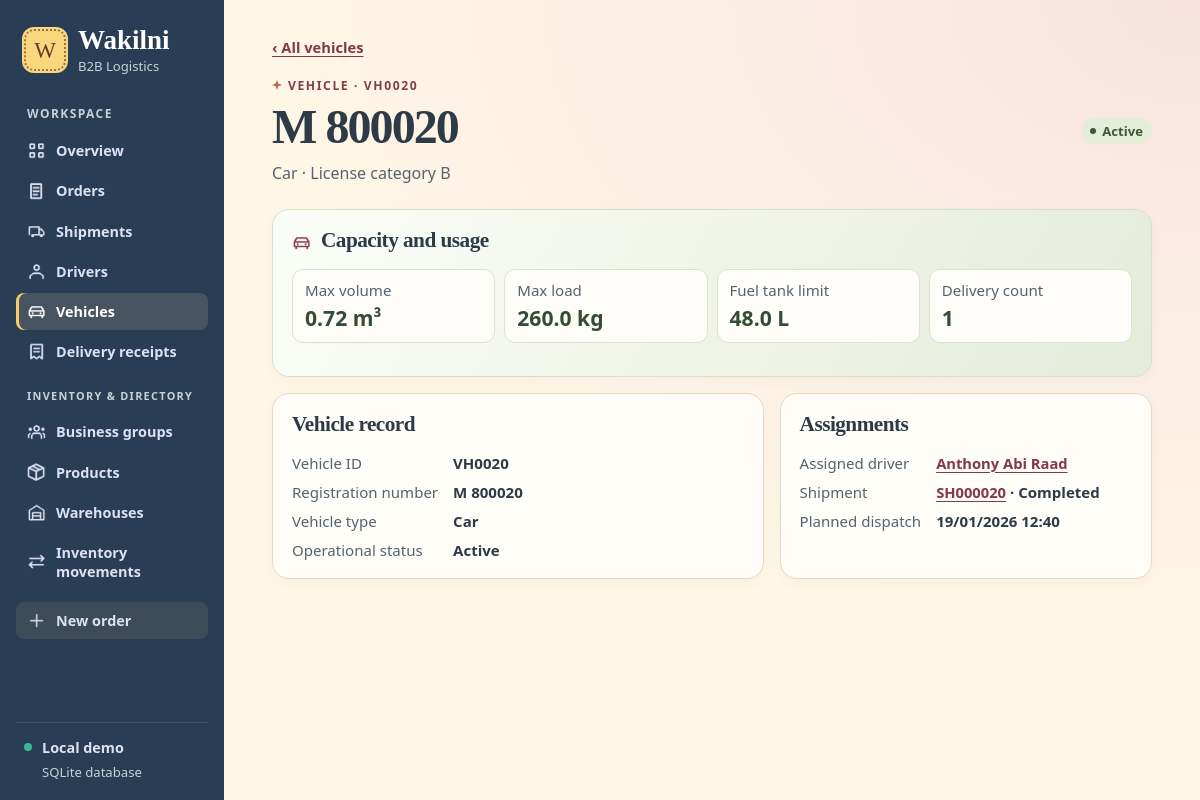
Page /vehicles/VH0020 on the committed database.
### tables this page shows
CREATE TABLE "Vehicle" (
    "vehicleID" TEXT NOT NULL CHECK (length(vehicleID) BETWEEN 1 AND 6 AND vehicleID GLOB 'VH[0-9][0-9][0-9][0-9]' AND length(vehicleID) = 6),
    "vehicleRegistrationNo" TEXT NOT NULL CHECK (length(vehicleRegistrationNo) BETWEEN 1 AND 8 AND vehicleRegistrationNo GLOB '[A-Z] [0-9][0-9][0-9][0-9][0-9][0-9]' AND length(vehicleRegistrationNo) = 8),
    "vehicleType" TEXT NOT NULL CHECK (vehicleType IN ('Motorcycle', 'Car', 'Van', 'Truck')),
    "maxVehicleCapacity" REAL NOT NULL CHECK (maxVehicleCapacity BETWEEN 0.01 AND 999999.99 AND maxVehicleCapacity = round(maxVehicleCapacity, 2)) CHECK (typeof(maxVehicleCapacity) IN ('integer', 'real', 'null')),
    "maxVehicleWeight" REAL NOT NULL CHECK (maxVehicleWeight BETWEEN 0.01 AND 999999.99 AND maxVehicleWeight = round(maxVehicleWeight, 2)) CHECK (typeof(maxVehicleWeight) IN ('integer', 'real', 'null')),
    "maxFuelLimit" REAL NOT NULL CHECK (maxFuelLimit BETWEEN 0.01 AND 999999.99 AND maxFuelLimit = round(maxFuelLimit, 2)) CHECK (typeof(maxFuelLimit) IN ('integer', 'real', 'null')),
    "vehicleOperationalStatus" TEXT NOT NULL CHECK (vehicleOperationalStatus IN ('Active', 'In Maintenance', 'Out of Service')),
    "deliveryCount" INTEGER CHECK (deliveryCount BETWEEN 0 AND 999999) CHECK (typeof(deliveryCount) IN ('integer', 'null')),
    PRIMARY KEY (vehicleID),
    UNIQUE (vehicleRegistrationNo)
);

CREATE TABLE "Shipment" (
    "shipmentID" TEXT NOT NULL CHECK (length(shipmentID) BETWEEN 1 AND 8 AND shipmentID GLOB 'SH[0-9][0-9][0-9][0-9][0-9][0-9]' AND length(shipmentID) = 8),
    "plannedDispatchDateAndTime" TEXT NOT NULL CHECK (strftime('%d/%m/%Y %H:%M', substr(plannedDispatchDateAndTime, 7, 4) || '-' || substr(plannedDispatchDateAndTime, 4, 2) || '-' || substr(plannedDispatchDateAndTime, 1, 2) || substr(plannedDispatchDateAndTime, 11), '+0 minutes') IS plannedDispatchDateAndTime),
    "actualDispatchDateAndTime" TEXT CHECK (strftime('%d/%m/%Y %H:%M', substr(actualDispatchDateAndTime, 7, 4) || '-' || substr(actualDispatchDateAndTime, 4, 2) || '-' || substr(actualDispatchDateAndTime, 1, 2) || substr(actualDispatchDateAndTime, 11), '+0 minutes') IS actualDispatchDateAndTime),
    "actualArrivalTime" TEXT CHECK (strftime('%H:%M', actualArrivalTime, '+0 minutes') IS actualArrivalTime),
    "shipmentMethod" TEXT NOT NULL CHECK (shipmentMethod IN ('Standard', 'Express', 'Same-Day', 'Scheduled')),
    "shipmentStatus" TEXT NOT NULL CHECK (shipmentStatus IN ('Planned', 'Dispatched', 'In Transit', 'Completed', 'Cancelled')),
    "driverID" TEXT NOT NULL CHECK (length(driverID) BETWEEN 1 AND 6 AND driverID GLOB 'DR[0-9][0-9][0-9][0-9]' AND length(driverID) = 6),
    "vehicleID" TEXT NOT NULL CHECK (length(vehicleID) BETWEEN 1 AND 6 AND vehicleID GLOB 'VH[0-9][0-9][0-9][0-9]' AND length(vehicleID) = 6),
    PRIMARY KEY (shipmentID),
    FOREIGN KEY (driverID) REFERENCES "Driver" (driverID),
    FOREIGN KEY (vehicleID) REFERENCES "Vehicle" (vehicleID),
    UNIQUE (vehicleID),
    CHECK ((actualDispatchDateAndTime IS NOT NULL) = (shipmentStatus IN ('Dispatched','In Transit','Completed'))),
    CHECK ((actualArrivalTime IS NOT NULL) = (shipmentStatus = 'Completed'))
);

### app.py (the view)
@app.get("/vehicles/<vehicle_id>")
def vehicle_detail(vehicle_id):
    conn = db()
    vehicle = conn.execute(f"SELECT {VEHICLES_FIELDS} {VEHICLES_FROM} WHERE v.vehicleID = ?", (vehicle_id,)).fetchone()
    if vehicle is None:
        abort(404)
    shipment = conn.execute(f"SELECT {SHIPMENTS_FIELDS} {SHIPMENTS_FROM} WHERE s.vehicleID = ?", (vehicle_id,)).fetchone()
    return render_template("vehicle.html", vehicle=vehicle, shipment=shipment, license=LICENSES.get(vehicle["vehicleType"]))

### app.py (called while the page is built, shortened)
@app.before_request
def protect_online_demo():
    password = app.config["DEMO_PASSWORD"]
    if app.config["RENDER_HOSTED"] and len(password) < 12:
        return Response("Set a demo password of at least 12 characters before opening the online site.\n", 503)
    if not password or request.endpoint == "health":
        return None

def db():
    if "db" not in g:
        path = Path(app.config["DATABASE"]).resolve()
        g.db = sqlite3.connect(path.as_uri() + "?mode=rw", uri=True, timeout=5)
        g.db.row_factory = sqlite3.Row
        g.db.execute("PRAGMA foreign_keys = ON")
    return g.db

@app.template_filter("number")
def number(value):
    return f"{value:,}"

### templates/vehicle.html (shortened to what this page needs)
{% extends "base.html" %}
{% from "components.html" import badge %}
{% block content %}
<a class="back" href="{{ url_for('vehicles') }}">‹ All vehicles</a>
<header class="page-head"><div><p class="eyebrow">VEHICLE · {{ vehicle.vehicleID }}</p><h1>{{ vehicle.vehicleRegistrationNo }}</h1>
  <p class="subtitle">{{ vehicle.vehicleType }} · License category {{ license }}</p></div>{{ badge(vehicle.vehicleOperationalStatus) }}</header>
<section class="panel detail storage">
  <h2><span class="icon icon-vehicles" aria-hidden="true"></span> Capacity and usage</h2>
  <dl class="location-grid">
    <div><dt>Max volume</dt><dd>{{ vehicle.maxVehicleCapacity|number }} m³</dd></div>
    <div><dt>Max load</dt><dd>{{ vehicle.maxVehicleWeight|number }} kg</dd></div>
    <div><dt>Fuel tank limit</dt><dd>{{ vehicle.maxFuelLimit|number }} L</dd></div>
    <div><dt>Delivery count</dt><dd>{{ vehicle.deliveryCount|number if vehicle.deliveryCount is not none else '—' }}</dd></div>
  </dl>
</section>
<div class="details-grid section-gap">
  <section class="panel detail"><h2>Vehicle record</h2><dl>
    <dt>Vehicle ID</dt><dd>{{ vehicle.vehicleID }}</dd>
    <dt>Registration number</dt><dd>{{ vehicle.vehicleRegistrationNo }}</dd>
    <dt>Vehicle type</dt><dd>{{ vehicle.vehicleType }}</dd>
    <dt>Operational status</dt><dd>{{ vehicle.vehicleOperationalStatus }}</dd>
  </dl></section>
  <section class="panel detail"><h2>Assignments</h2><dl>
    <dt>Assigned driver</dt><dd>{% if vehicle.driverID %}<a class="text-link" href="{{ url_for('driver_detail', driver_id=vehicle.driverID) }}">{{ vehicle.driverName }}</a>{% else %}Unassigned{% endif %}</dd>
    <dt>Shipment</dt><dd>{% if shipment %}<a class="text-link" href="{{ url_for('shipment_detail', shipment_id=shipment.shipmentID) }}">{{ shipment.shipmentID }}</a> · {{ shipment.shipmentStatus }}{% else %}Unassigned{% endif %}</dd>
    {% if shipment %}<dt>Planned dispatch</dt><dd>{{ shipment.plannedDispatchDateAndTime }}</dd>{% endif %}
  </dl></section>
</div>
{% endblock %}

### templates/components.html (shortened to what this page needs)
{% macro badge(value) %}<span class="badge state-{{ value|lower|replace(' ', '-') }}">{{ value }}</span>{% endmacro %}

### static/style.css (style rules this page uses)
:root { font-family: "Segoe UI", system-ui, sans-serif; color: #2d3a47; background: #fff7e6; --navy: #293e54; --indigo: #93463f; --muted: #546371; --line: #e6d8c5; --surface: #fffdf7; --display: "Playfair Display", Georgia, serif; --script: "Pacifico", "Segoe Print", cursive; font-synthesis: none; }
* { box-sizing: border-box; }
body { margin: 0; min-height: 100vh; display: grid; grid-template-columns: 224px minmax(0, 1fr); background: radial-gradient(ellipse at 100% 0, #f8e3df, transparent 56%), #fff7e6; }
a { color: inherit; }
.page-head { display: flex; justify-content: space-between; gap: 18px; align-items: center; margin-bottom: 24px; }
.eyebrow { font-size: .76rem; font-weight: 750; letter-spacing: .13em; color: #823c4c; margin: 0 0 8px; }
.page-head:not(.hero) .eyebrow::before { content: ""; display: inline-block; width: 10px; height: 10px; margin-right: 6px; background: #ba684a; clip-path: polygon(50% 0, 62% 36%, 100% 50%, 62% 63%, 50% 100%, 37% 63%, 0 50%, 37% 36%); }
h1, h2, p { margin-top: 0; }
h1 { margin-bottom: 9px; font-family: var(--display); font-weight: 680; font-size: clamp(2.18rem, 4vw, 3.2rem); font-variant-numeric: lining-nums; letter-spacing: -.04em; line-height: 1.06; overflow-wrap: anywhere; }
h2 { margin: 0; font: 680 1.33rem/1.22 var(--display); letter-spacing: -.025em; }
.subtitle, .panel-head p { color: var(--muted); margin: 0; line-height: 1.45; }
.metric, .panel { background: var(--surface); border: 1px solid var(--line); border-radius: 17px; box-shadow: 0 4px 14px #623b3609; min-width: 0; }
.overview, .details-grid { display: grid; grid-template-columns: minmax(0, 1.32fr) minmax(0, 1fr); gap: 16px; margin-bottom: 18px; }
.panel + .panel { margin-top: 16px; }
.overview .panel, .details-grid .panel { margin-top: 0; }
.text-link, .record, .back { color: #82384a; font-weight: 700; text-underline-offset: 3px; }
.text-link, .back { font-size: .92rem; }
.back { display: inline-block; margin-bottom: 20px; }
.badge { display: inline-flex; align-items: center; gap: 6px; white-space: nowrap; border-radius: 20px; padding: 4px 9px; background: #e1e8ef; color: #344c61; font-size: .82rem; font-weight: 700; }
.badge::before { content: ""; width: 6px; height: 6px; border-radius: 50%; background: currentColor; }
.state-delivered, .state-completed, .state-active { color: #3d5835; background: #e3edd8; }
.detail { padding: 18px 19px; }
dl { margin: 15px 0 0; display: grid; grid-template-columns: minmax(96px, max-content) 1fr; gap: 9px 15px; font-size: .94rem; }
dt { color: var(--muted); }
dd { margin: 0; overflow-wrap: anywhere; font-weight: 600; }
.icon { width: 1.2rem; height: 1.2rem; flex: none; display: inline-block; vertical-align: -.23em; background: currentColor; mask: var(--icon) center / contain no-repeat; }
.icon-vehicles { --icon: url("icons/vehicles.png"); }
.detail h2 .icon { color: #87384b; margin-right: 5px; }
.storage { background: linear-gradient(120deg, #fbfdf8, #e5ecd9); border-color: #d8e0cd; }
.location-grid { grid-template-columns: repeat(4, minmax(0, 1fr)); gap: 9px; margin-bottom: 15px; }
.location-grid > div { background: #fffdf9; border: 1px solid #dbe3d1; border-radius: 11px; padding: 10px 12px; }
.location-grid dd { font-size: 1.32rem; color: #344c36; margin-top: 3px; }
.section-gap { margin-top: 16px; }

### rows in the picture
Vehicle: vehicleID "VH0020", vehicleRegistrationNo "M 800020", vehicleType "Car", vehicleOperationalStatus "Active", maxVehicleCapacity|number "0.72", maxVehicleWeight|number "260.0", maxFuelLimit|number "48.0", deliveryCount|number "1"
Shipment: shipmentID "SH000020", shipmentStatus "Completed", plannedDispatchDateAndTime "19/01/2026 12:40"

### other values in the picture
{{ 'Online class demo' if config.RENDER_HOSTED else 'Local demo' }} "Local demo"
{{ license }} "B"
{{ vehicle.driverName }} "Anthony Abi Raad"
